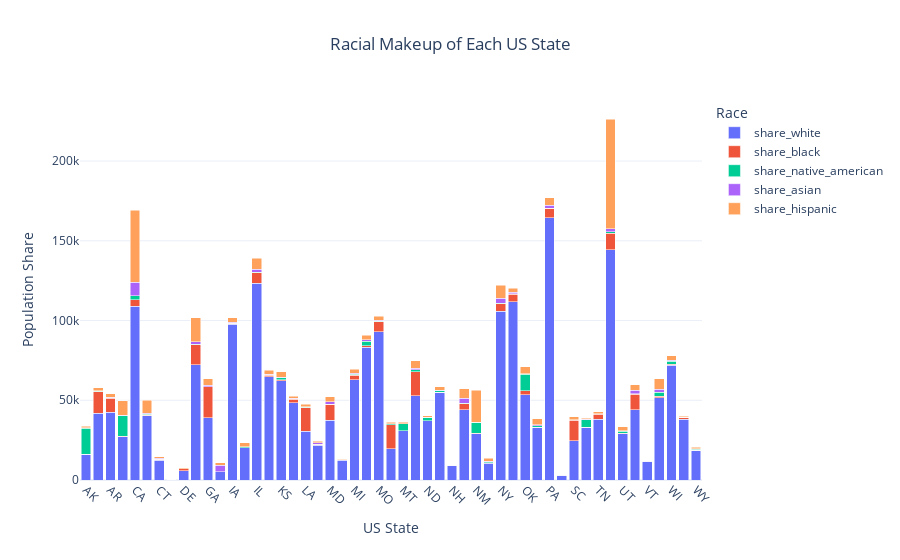

Write notebook code for a chart like this one.
### Code cell
fig = px.bar(
    df_grouped_race, 
    x='Geographic area',
    y=sum_columns,
    title='Racial Makeup of Each US State'
)

fig.update_traces(
    textposition='outside',
    hovertemplate=(
        '<b>State: %{x}</b><br>'
        '<<b>Population: %{y:.0f}k</b><br>'
        '<extra></extra>'
    )

)

fig.update_layout(
    template='plotly_white',
    barmode='stack',
    xaxis=dict(tickangle=45, title='US State'),
    yaxis=dict(title='Population Share'),
    title=dict(x=0.5),
    legend=dict(title='Race')
)

fig.show()

### Figure 1 — Plotly figure (JSON) as saved in the notebook; plotly's stock layout.template omitted (floating-point values rounded to 4 significant figures)
{"data": [{"hovertemplate": "<b>State: %{x}</b><br><<b>Population: %{y:.0f}k</b><br><extra></extra>", "legendgroup": "share_white", "marker": {"color": "#636efa", "pattern": {"shape": ""}}, "name": "share_white", "orientation": "v", "showlegend": true, "textposition": "outside", "type": "bar", "x": ["AK", "AL", "AR", "AZ", "CA", "CO", "CT", "DC", "DE", "FL", "GA", "HI", "IA", "ID", "IL", "IN", "KS", "KY", "LA", "MA", "MD", "ME", "MI", "MN", "MO", "MS", "MT", "NC", "ND", "NE", "NH", "NJ", "NM", "NV", "NY", "OH", "OK", "OR", "PA", "RI", "SC", "SD", "TN", "TX", "UT", "VA", "VT", "WA", "WI", "WV", "WY"], "xaxis": "x", "y": [16070.0, 41910.0, 42440.0, 27030.0, 108900.0, 40200.0, 12310.0, 38.5, 5795.0, 72380.0, 39180.0, 5039.0, 97580.0, 20160.0, 123500.0, 64670.0, 62380.0, 48420.0, 30660.0, 21790.0, 37360.0, 12530.0, 62740.0, 83170.0, 93070.0, 19480.0, 30830.0, 52850.0, 37010.0, 54940.0, 9185.0, 44080.0, 28980.0, 10620.0, 105700.0, 111700.0, 53450.0, 32950.0, 164500.0, 3034.0, 24480.0, 33080.0, 38160.0, 144400.0, 29160.0, 44090.0, 11410.0, 51730.0, 71860.0, 38110.0, 18660.0], "yaxis": "y"}, {"hovertemplate": "<b>State: %{x}</b><br><<b>Population: %{y:.0f}k</b><br><extra></extra>", "legendgroup": "share_black", "marker": {"color": "#EF553B", "pattern": {"shape": ""}}, "name": "share_black", "orientation": "v", "showlegend": true, "textposition": "outside", "type": "bar", "x": ["AK", "AL", "AR", "AZ", "CA", "CO", "CT", "DC", "DE", "FL", "GA", "HI", "IA", "ID", "IL", "IN", "KS", "KY", "LA", "MA", "MD", "ME", "MI", "MN", "MO", "MS", "MT", "NC", "ND", "NE", "NH", "NJ", "NM", "NV", "NY", "OH", "OK", "OR", "PA", "RI", "SC", "SD", "TN", "TX", "UT", "VA", "VT", "WA", "WI", "WV", "WY"], "xaxis": "x", "y": [199.7, 13480.0, 8817.0, 430.5, 4081.0, 420.3, 713.9, 50.7, 1170.0, 12300.0, 19180.0, 161.7, 568.6, 67.0, 6431.0, 1151.0, 644.5, 2321.0, 14560.0, 680.9, 10080.0, 107.4, 2854.0, 906.7, 6050.0, 15140.0, 82.7, 15080.0, 143.3, 243.9, 68.7, 3801.0, 295.5, 202.2, 4765.0, 4768.0, 2475.0, 199.1, 5769.0, 101.6, 12970.0, 113.1, 3133.0, 10280.0, 125.5, 9758.0, 91.7, 895.9, 724.5, 1169.0, 80.7], "yaxis": "y"}, {"hovertemplate": "<b>State: %{x}</b><br><<b>Population: %{y:.0f}k</b><br><extra></extra>", "legendgroup": "share_native_american", "marker": {"color": "#00cc96", "pattern": {"shape": ""}}, "name": "share_native_american", "orientation": "v", "showlegend": true, "textposition": "outside", "type": "bar", "x": ["AK", "AL", "AR", "AZ", "CA", "CO", "CT", "DC", "DE", "FL", "GA", "HI", "IA", "ID", "IL", "IN", "KS", "KY", "LA", "MA", "MD", "ME", "MI", "MN", "MO", "MS", "MT", "NC", "ND", "NE", "NH", "NJ", "NM", "NV", "NY", "OH", "OK", "OR", "PA", "RI", "SC", "SD", "TN", "TX", "UT", "VA", "VT", "WA", "WI", "WV", "WY"], "xaxis": "x", "y": [16140.0, 381.1, 411.1, 12890.0, 2612.0, 744.2, 93.9, 0.3, 39.8, 419.0, 188.0, 58.6, 273.8, 573.1, 357.9, 188.1, 1257.0, 110.3, 452.8, 64.7, 176.6, 71.4, 745.3, 3047.0, 560.1, 584.5, 4333.0, 1321.0, 2137.0, 904.7, 27.6, 140.1, 6796.0, 719.4, 429.6, 258.9, 10540.0, 973.3, 285.0, 22.8, 182.8, 4690.0, 135.8, 1152.0, 1262.0, 202.3, 44.0, 2355.0, 2026.0, 80.3, 625.2], "yaxis": "y"}, {"hovertemplate": "<b>State: %{x}</b><br><<b>Population: %{y:.0f}k</b><br><extra></extra>", "legendgroup": "share_asian", "marker": {"color": "#ab63fa", "pattern": {"shape": ""}}, "name": "share_asian", "orientation": "v", "showlegend": true, "textposition": "outside", "type": "bar", "x": ["AK", "AL", "AR", "AZ", "CA", "CO", "CT", "DC", "DE", "FL", "GA", "HI", "IA", "ID", "IL", "IN", "KS", "KY", "LA", "MA", "MD", "ME", "MI", "MN", "MO", "MS", "MT", "NC", "ND", "NE", "NH", "NJ", "NM", "NV", "NY", "OH", "OK", "OR", "PA", "RI", "SC", "SD", "TN", "TX", "UT", "VA", "VT", "WA", "WI", "WV", "WY"], "xaxis": "x", "y": [488.7, 277.3, 258.1, 327.7, 8441.0, 528.9, 427.5, 3.5, 152.0, 1487.0, 933.7, 3874.0, 404.4, 110.7, 1828.0, 400.2, 286.1, 373.3, 372.0, 693.4, 1544.0, 135.2, 660.3, 929.3, 565.8, 197.7, 116.4, 684.5, 117.7, 169.3, 128.9, 3240.0, 218.8, 258.9, 3233.0, 904.8, 312.6, 519.8, 1745.0, 57.4, 292.3, 124.0, 273.4, 1774.0, 251.3, 2168.0, 108.3, 1931.0, 611.3, 136.8, 78.7], "yaxis": "y"}, {"hovertemplate": "<b>State: %{x}</b><br><<b>Population: %{y:.0f}k</b><br><extra></extra>", "legendgroup": "share_hispanic", "marker": {"color": "#FFA15A", "pattern": {"shape": ""}}, "name": "share_hispanic", "orientation": "v", "showlegend": true, "textposition": "outside", "type": "bar", "x": ["AK", "AL", "AR", "AZ", "CA", "CO", "CT", "DC", "DE", "FL", "GA", "HI", "IA", "ID", "IL", "IN", "KS", "KY", "LA", "MA", "MD", "ME", "MI", "MN", "MO", "MS", "MT", "NC", "ND", "NE", "NH", "NJ", "NM", "NV", "NY", "OH", "OK", "OR", "PA", "RI", "SC", "SD", "TN", "TX", "UT", "VA", "VT", "WA", "WI", "WV", "WY"], "xaxis": "x", "y": [756.5, 1722.0, 2312.0, 9085.0, 44950.0, 8198.0, 1140.0, 9.1, 563.7, 15210.0, 4016.0, 1564.0, 2844.0, 2428.0, 7068.0, 2263.0, 3403.0, 1168.0, 1408.0, 1202.0, 3072.0, 172.0, 2446.0, 2857.0, 2433.0, 840.5, 800.1, 4739.0, 731.0, 2361.0, 167.5, 6062.0, 20130.0, 1699.0, 7882.0, 2565.0, 4176.0, 3676.0, 4820.0, 226.7, 1768.0, 794.4, 1225.0, 68810.0, 2498.0, 3636.0, 164.2, 6662.0, 2569.0, 362.6, 1216.0], "yaxis": "y"}], "layout": {"barmode": "stack", "legend": {"title": {"text": "Race"}, "tracegroupgap": 0}, "title": {"text": "Racial Makeup of Each US State", "x": 0.5}, "xaxis": {"anchor": "y", "domain": [0, 1], "tickangle": 45, "title": {"text": "US State"}}, "yaxis": {"anchor": "x", "domain": [0, 1], "title": {"text": "Population Share"}}}}
